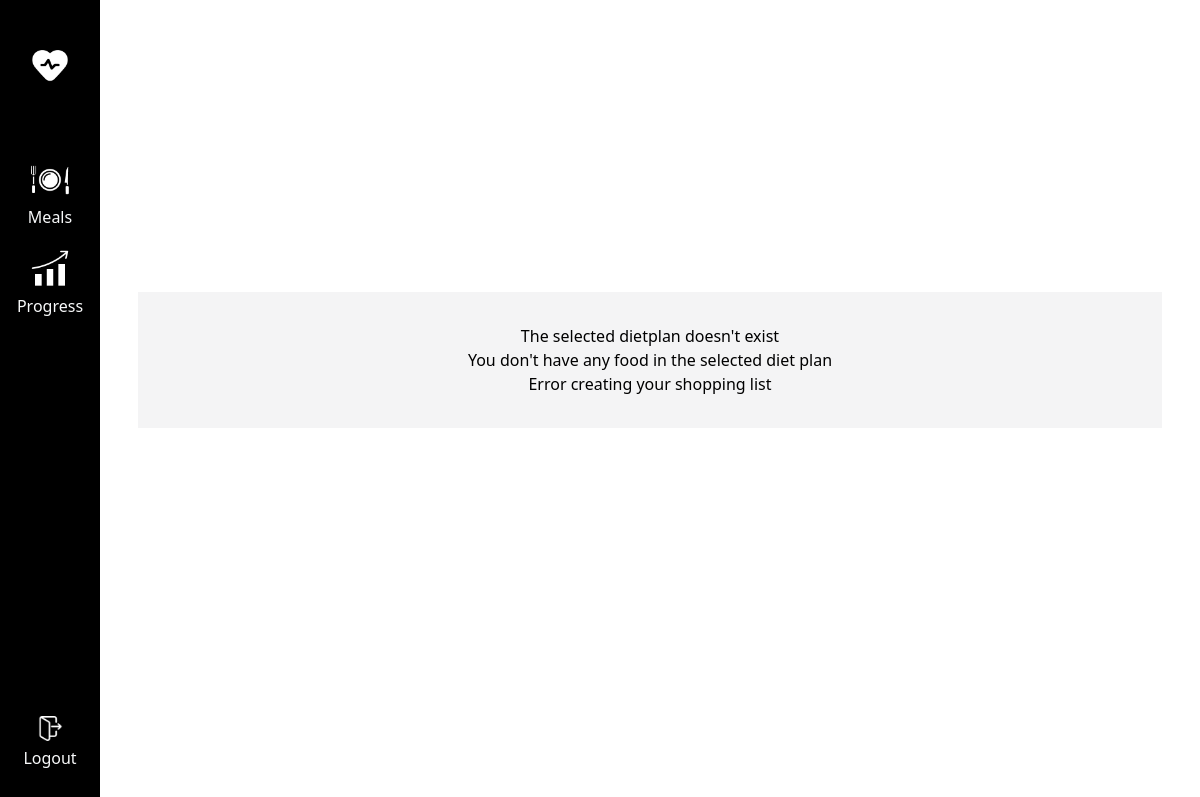
Page /shopping-list/37 (signed in) on the earlier database version.
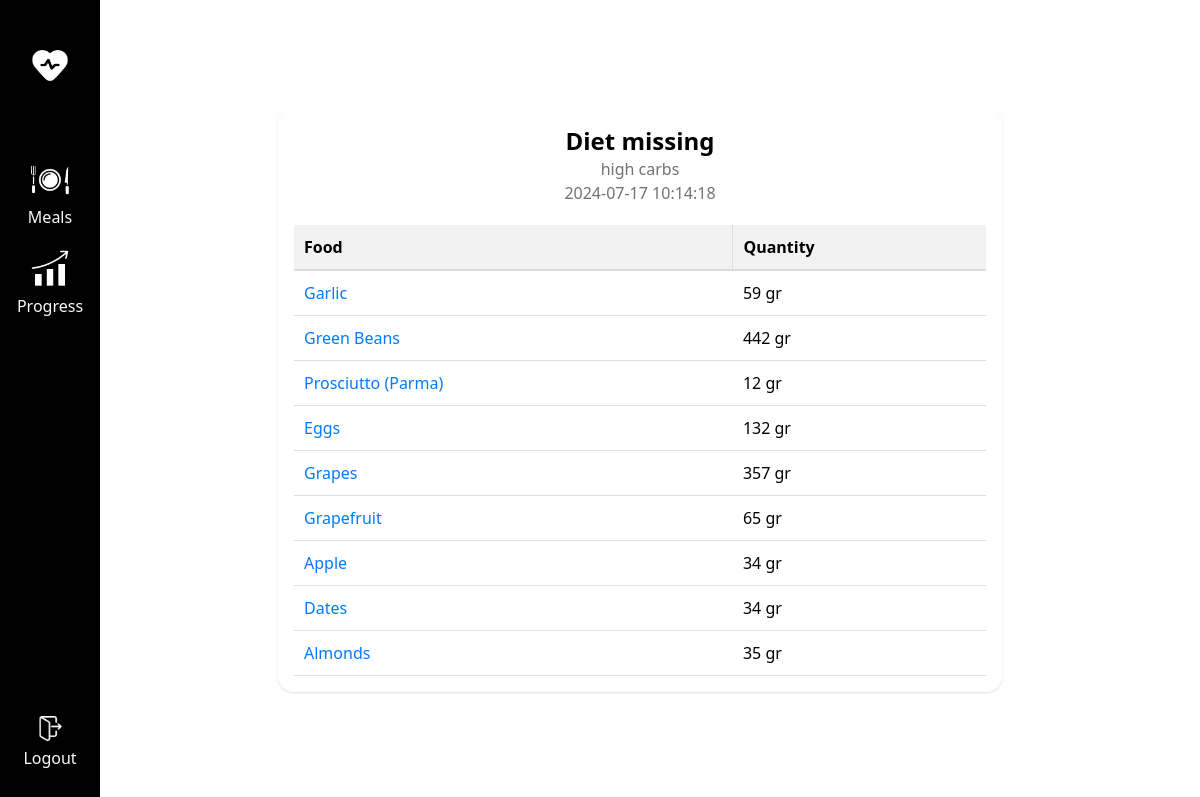
Same page on the later database version.
### app/models.py (models this page shows)
class DietPlans(db.Model):
    __tablename__ = 'DietPlans'
    dietplan_id = db.Column(db.Integer, primary_key=True)
    user_id = db.Column(db.Integer, db.ForeignKey('Users.user_id'))
    name = db.Column(db.String(255), nullable=False)
    description = db.Column(db.String(255))
    created_at = db.Column(db.DateTime, default=func.now())

class Meals(db.Model):
    __tablename__ = 'Meals'
    meal_id = db.Column(db.Integer, primary_key=True)
    dietplan_id = db.Column(db.Integer, db.ForeignKey('DietPlans.dietplan_id'))
    day_type_id = db.Column(db.Integer, db.ForeignKey('DayTypes.day_type_id'))
    meal_type_id = db.Column(db.Integer, db.ForeignKey('MealTypes.meal_type_id'))
    food_id = db.Column(db.Integer, db.ForeignKey('Foods.food_id'))
    quantity = db.Column(db.Integer)

class Foods(db.Model):
    __tablename__ = 'Foods'
    food_id = db.Column(db.Integer, primary_key=True)
    name = db.Column(db.String(255), unique=True, nullable=False)
    calories = db.Column(db.Integer)
    protein = db.Column(db.DECIMAL(5, 2))
    carbs = db.Column(db.DECIMAL(5, 2))
    fats = db.Column(db.DECIMAL(5, 2))

### app/routes.py (the view)
@main.route("/shopping-list/<int:diet_plan_id>", methods=['GET'])
@login_required
def show_selected_shopping_list(diet_plan_id):
    diet_info = DietPlans.query.filter_by(dietplan_id = diet_plan_id).first()
    if not diet_info:
        flash("The selected dietplan doesn't exist", "error")
    items = db.session.query(Foods.name, Meals.quantity).join(Meals, Foods.food_id == Meals.food_id).filter(
        Meals.dietplan_id == diet_plan_id).all()
    if not items:
        flash ("You don't have any food in the selected diet plan", "error")
    aggregate_items = {}
    for name, quantity in items:
        aggregate_items[name] = aggregate_items.get(name, 0) + quantity
    if not aggregate_items:
        flash ("Error creating your shopping list", "error")
        return render_template("shopping_list.html")
    return render_template("shopping_list.html", items=aggregate_items, diet_info = diet_info)

### app/helpers.py (called while the page is built)
def login_required(f):
    from functools import wraps
    @wraps(f)
    def decorated_function(*args, **kwargs):
        if 'user_id' not in session:
            return redirect(url_for('main.login', next=request.url))
        return f(*args, **kwargs)
    return decorated_function

### app/templates/shopping_list.html (shortened to what this page needs)
{% extends "base.html" %}
{% block content %}
<body class="min-h-screen flex items-center justify-center bg-white" style="margin-left: 100px;">
    <div style="padding: 20px;">
        <div style="margin-left: 100px; padding: 20px; display: flex; width: calc(100% - 220px);">
                {% if diet_info %}
                    <div class="bg-card p-4 rounded-2xl shadow" style="width: 100%; max-width: 900px; margin: 0 auto;">
                        <div class="text-center">
                            <h2 class="text-2xl font-bold ">{{ diet_info.name.capitalize() }}</h2>
                            <p class="text-muted-foreground">{{ diet_info.description }}</p>
                            <p class="text-muted-foreground">{{ diet_info.created_at }}</p>
                        </div>
                        {% if items %}
                            <table class="shopping-list" style="width: 100%; border-collapse: collapse; margin-top: 20px;">
                                <thead>
                                    <tr style="background-color: #f2f2f2; border-bottom: 2px solid #ddd;">
                                        <th style="padding: 10px; text-align: left; border-right: 1px solid #ddd;">Food</th>
                                        <th style="padding: 10px; text-align: left;">Quantity</th>
                                    </tr>
                                </thead>
                                <tbody>
                                    {% for name, quantity in items.items() %}
                                        <tr style="border-bottom: 1px solid #ddd;">
                                            <td style="padding: 10px;"><a href="{{ url_for('main.food_details', food_name=name) }}" style="color: #007BFF; text-decoration: none;">{{ name }}</a></td>
                                            <td style="padding: 10px;">{{ quantity }} gr</td>
                                        </tr>
                                    {% endfor %}
                                </tbody>
                            </table>
                        {% endif %}
                    </div>
                {% endif %}
            </div>
        </div>
    </body>
{% endblock %}

### app/templates/base.html (shortened to what this page needs)
<!DOCTYPE html>
<html lang="en">
<head>
    <script src="https://cdn.tailwindcss.com?plugins=forms,typography"></script>
</head>
<body>
    <div class="nav.link container">
		<nav style="position: fixed; top: 0; left: 0; height: 100vh; width: 100px; background-color: #000; display: flex; flex-direction: column; align-items: center; padding: 20px;">
			<ul style="list-style-type: none; padding: 0; width: 100%; display: flex; flex-direction: column; align-items: center; text-align: center; flex-grow: 1;">
				<li style="margin: 5px 0 60px; width: 100%;">
					<a href="/" style="text-decoration: none; color: #f8f9fa; display: flex; flex-direction: column; align-items: center;">
						<img src="{{ url_for('static', filename='logo.png') }}" alt="Logo Icon" style="width: 40px; height: 40px; margin-bottom: 5px;">
					</a>
				</li>
				<li style="margin: 10px 0; width: 100%;">
					<a href="/diet-plan" style="text-decoration: none; color: #f8f9fa; display: flex; flex-direction: column; align-items: center;">
						<img src="{{ url_for('static', filename='meals.png') }}" alt="Meals Icon" style="width: 40px; height: 40px; margin-bottom: 5px;">
						Meals
					</a>
				</li>
				<li style="margin: 10px 0; width: 100%;">
					<a href="/measurements" style="text-decoration: none; color: #f8f9fa; display: flex; flex-direction: column; align-items: center;">
						<img src="{{ url_for('static', filename='measurements.png') }}" alt="Measurements Icon" style="width: 40px; height: 40px; margin-bottom: 5px;">
						Progress
					</a>
				</li>
				<li style="margin: 10px 0; width: 100%; position: absolute; bottom: 20px;">
					<a href="{{ url_for('main.logout') }}" style="text-decoration: none; color: #f8f9fa; display: flex; flex-direction: column; align-items: center;">
						<img src="{{ url_for('static', filename='logout.png') }}" alt="Measurements Icon" style="width: 25px; height: 25px; margin-bottom: 5px;">
						Logout
					</a>
				</li>
			</ul>
		</nav>
				{% with messages = get_flashed_messages(with_categories=true) %}
				{% if messages %}
					<section class="bg-muted py-8">
						<div class="container mx-auto text-center">
						{% for category, message in messages %}
							<div class="alert alert-{{ category }}">
								{{ message }}
							</div>
						{% endfor %}
						</div>
					</section>
				{% endif %}
				{% endwith %}
        {% block content %}{% endblock %}
    </div>
</body>
</html>

### app/templates/base.html (style rules this page uses)
*,::after,::before { box-sizing:border-box;border-width:0;border-style:solid;border-color:#e5e7eb }
::after,::before { --tw-content:'' }
:host,html { line-height:1.5;-webkit-text-size-adjust:100%;-moz-tab-size:4;tab-size:4;font-family:ui-sans-serif, system-ui, sans-serif, "Apple Color Emoji", "Segoe UI Emoji", "Segoe UI Symbol", "Noto Color Emoji";font-feature-settings:normal;font-variation-settings:normal;-webkit-tap-highlight-color:transparent }
body { margin:0;line-height:inherit }
h1,h2,h3,h4,h5,h6 { font-size:inherit;font-weight:inherit }
a { color:inherit;text-decoration:inherit }
table { text-indent:0;border-color:inherit;border-collapse:collapse }
blockquote,dd,dl,figure,h1,h2,h3,h4,h5,h6,hr,p,pre { margin:0 }
menu,ol,ul { list-style:none;margin:0;padding:0 }
audio,canvas,embed,iframe,img,object,svg,video { display:block;vertical-align:middle }
img,video { max-width:100%;height:auto }
:root { --background: 0 0% 100%; --foreground: 240 10% 3.9%; --card: 0 0% 100%; --card-foreground: 240 10% 3.9%; --popover: 0 0% 100%; --popover-foreground: 240 10% 3.9%; --primary: 240 5.9% 10%; --primary-foreground: 0 0% 98%; --secondary: 240 4.8% 95.9%; --secondary-foreground: 240 5.9% 10%; --muted: 240 4.8% 95.9%; --muted-foreground: 240 3.8% 46.1%; --accent: 240 4.8% 95.9%; --accent-foreground: 240 5.9% 10%; --destructive: 0 84.2% 60.2%; --destructive-foreground: 0 0% 98%; --border: 240 5.9% 90%; --input: 240 5.9% 90%; --ring: 240 5.9% 10%; --radius: 0.5rem; }
.flex { display:flex }
.items-center { align-items:center }
.bg-card { background-color:hsl(var(--card)) }
.p-4 { padding:1rem }
.text-center { text-align:center }
.text-2xl { font-size:1.5rem;line-height:2rem }

Differences in the rows shown:
added DietPlans: name "Diet missing", description "high carbs", created_at "2024-07-17 10:14:18"
added Meals: name "Garlic", quantity "59"
added Meals: name "Green Beans", quantity "442"
added Meals: name "Prosciutto (Parma)", quantity "12"
added Meals: name "Eggs", quantity "132"
added Meals: name "Grapes", quantity "357"
added Meals: name "Grapefruit", quantity "65"
added Meals: name "Apple", quantity "34"
added Meals: name "Dates", quantity "34"
added Meals: name "Almonds", quantity "35"
Other differences:
text now shown: "Food Quantity"
list line gone: "The selected dietplan doesn't exist"
list line gone: "You don't have any food in the selected diet plan"
list line gone: "Error creating your shopping list"
